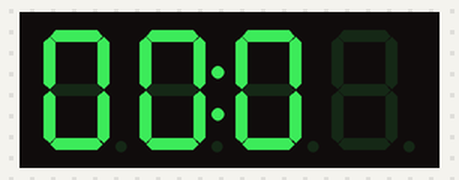
Bench run of a program on a simulated Raspberry Pi (wiringPi pin numbers). Shown: 4-digit seven-segment display. Pin numbers are wiringPi numbers; library files of the repository ran but are not shown: __init__.py; what the program prints to the terminal is not drawn. At 26.0 s the program stops and its outputs stay as they are.

Above: at 0.1 s.
At 3.1 s:
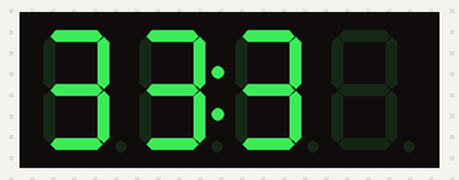
At 6.1 s:
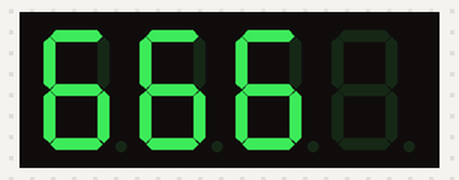
At 12.1 s:
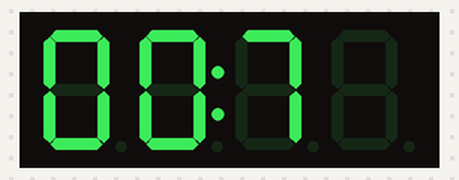
At 17.1 s:
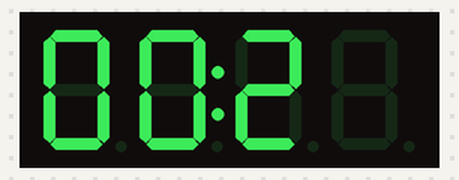
At 24.1 s:
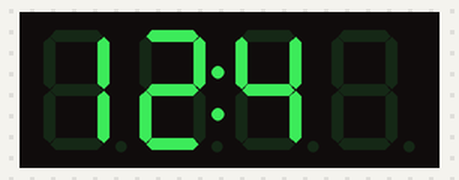

Measured:
- what the display in image 1 shows lasts 1.0 s, from 3.0 s to 4.0 s
- what the display in image 5 shows lasts 2.0 s, from 24.0 s to 26.0 s

The program:

sample_06_7seg.py
```python
#!/usr/bin/env python
# -*- coding: utf-8 -*-
import time
from package_parts import ht16k33_7seg

# -- 変数 -- #
address = ht16k33_7seg.HT16K33_DEFAULT_ADDRESS


def main():
    """HT16K33　7seg動作確認用メイン処理"""
    fd = ht16k33_7seg.init(address)

    # 全桁を 0 から 9 へカウントアップ
    for i in range(10):
        c = str(i)  # write_digit()関数には数字を渡す
        for pos in range(4):  # 桁はposで指定
            ht16k33_7seg.write_digit(fd, pos, c)  # 各桁の値を更新
        time.sleep(1)

    # 10からカウントダウン
    data = [0x00, 0x00, 0x00, 0x00]  # 4桁分のデータを用意して更新もできる
    start_num = 10
    for i in list(reversed(range(start_num))):  # カウントダウン用数字の生成
        n = '{0:04d}'.format(i)  # 0も表示する4桁の数字を作成
        for index, c in enumerate(list(n)):
            data[index] = ht16k33_7seg.get_font(c)  # 数字を7セグメントLED用の数値へ変換
        ht16k33_7seg.update(fd, data)  # 4桁を同時に更新
        time.sleep(1)

    # ドット表示の確認
    for pos in range(4):  # 桁はposで指定
        ht16k33_7seg.turn_on_dot_at_pos(fd, pos)  # ドットはturn_on_dot_at_pos()関数を使う
        time.sleep(1)

    # ドットつき文字
    data[0] = ht16k33_7seg.get_font('1')
    data[1] = ht16k33_7seg.get_font('2')
    data[2] = ht16k33_7seg.get_font('3') | ht16k33_7seg.SEVEN_SEG_PERIOD  # ここだけドットがつく
    data[3] = ht16k33_7seg.get_font('4')
    ht16k33_7seg.update(fd, data)  # 4桁を同時に更新
    time.sleep(2)

    # クリア
    data = ht16k33_7seg.clear(fd)
    ht16k33_7seg.update(fd, data)


if __name__ == '__main__':
    main()
```

ht16k33_7seg.py
```python
#
# -*- coding: utf-8 -*-
import wiringpi

# -- 定数 -- #
# HT16K33コマンド用
CMD_DATA = 0x00
CMD_SYS_SET = 0x20
CMD_BLINK = 0x80
CMD_BRIGHTNESS = 0xE0
CMD_OSCILLATOR_ON = (CMD_SYS_SET | 0x01)
CMD_OSCILLATOR_OFF = (CMD_SYS_SET | 0x00)

# HT16K33アドレス
HT16K33_DEFAULT_ADDRESS = 0x70

# 点滅の指定用
HT16K33_BLINK_DISPLAY_ON = 0x01
HT16K33_BLINK_RATE_OFF = 0x00
HT16K33_BLINK_RATE_2HZ = 0x02
HT16K33_BLINK_RATE_1HZ = 0x04
HT16K33_BLINK_RATE_HALF_HZ = 0x06

# 7seg用
SEVEN_SEG_PERIOD = 0x80
DIGIT_ADDRESS = [0x00, 0x02, 0x04, 0x06]

SEVEN_SEG_FONT = {
    '0': 0x3F,  # 0x01, 0x02, 0x04, 0x08, 0x10, 0x20, ----, ----
    '1': 0x06,  # ----, 0x02, 0x04, ----, ----, ----, ----, ----
    '2': 0x5B,  # 0x01, 0x02, ----, 0x08, 0x10, ----, 0x40, ----
    '3': 0x4F,  # 0x01, 0x02, 0x04, 0x08, ----, ----, 0x40, ----
    '4': 0x66,  # ----, 0x02, 0x04, ----, ----, 0x20, 0x40, ----
    '5': 0x6d,  # 0x01, ----, 0x04, 0x08, ----, 0x20, 0x40, ----
    '6': 0x7d,  # 0x01, ----, 0x04, 0x08, 0x10, 0x20, 0x40, ----
    '7': 0x07,  # 0x01, 0x02, 0x04, ----, ----, ----, ----, ----
    '8': 0x7F,  # 0x01, 0x02, 0x04, 0x08, 0x10, 0x20, 0x40, ----
    '9': 0x6F,  # 0x01, 0x02, 0x04, 0x08, ----, 0x20, 0x40, ----
}

# -- 変数 -- #
address = HT16K33_DEFAULT_ADDRESS
app_display_on = HT16K33_BLINK_DISPLAY_ON  # 1:on, 0: off
app_blink_rate = HT16K33_BLINK_RATE_OFF  # 0:Blink off, 2:2Hz, 4:1Hz, 6:0.5Hz
app_brightness = 0x0F  # brightness (0x00 - 0x0F)


def ht_cmd(fd, cmd, argv):
    """HT16K33へのコマンド実行"""
    ret = wiringpi.wiringPiI2CWrite(fd, cmd | argv)


def init(address):
    """HT16K33初期化処理"""
    # wiringpi.wiringPiSetup() は __init__.pyで実行済み
    fd = wiringpi.wiringPiI2CSetup(address)
    if fd == -1:
        print('wiringPiI2CSetup error')
        return -1
    set_ocillator(fd, True)
    set_display(fd, app_display_on, app_blink_rate)
    set_brightness(fd, app_brightness)
    clear(fd)
    return fd


def set_brightness(fd, brightness=0x0F):
    """HT16K33　明るさ設定"""
    brightness = int(brightness) % 0x10
    ht_cmd(fd, CMD_BRIGHTNESS | brightness, 0)


def set_display(fd, display_on=1, blink_rate=0x00):
    """HT16K33　表宇設定"""
    argv = blink_rate | display_on
    ht_cmd(fd, CMD_BLINK, argv)


def set_ocillator(fd, on=True):
    """HT16K33　オシレーター設定"""
    if on:
        ht_cmd(fd, CMD_OSCILLATOR_ON, 0)
    else:
        ht_cmd(fd, CMD_OSCILLATOR_OFF, 0)


def update(fd, data):
    """HT16K33　7seg表示更新"""
    for index, r in enumerate(DIGIT_ADDRESS):
        wiringpi.wiringPiI2CWriteReg8(fd, r, data[index])


def clear(fd):
    """HT16K33　LEDマトリクス表示用データクリア"""
    print('clear----')
    return [0x00, 0x00, 0x00, 0x00]


def get_font(c):
    """数字表示に対応する数値の取得"""
    return SEVEN_SEG_FONT.get(c)


def write_digit(fd, pos, c=None):
    """数字の表示"""
    value = get_font(c)
    pos = DIGIT_ADDRESS[pos]
    wiringpi.wiringPiI2CWriteReg8(fd, pos, value)


def turn_on_dot_at_pos(fd, pos=0):
    """posで指定された桁のドット表示"""
    pos = DIGIT_ADDRESS[pos]
    wiringpi.wiringPiI2CWriteReg8(fd, pos, SEVEN_SEG_PERIOD)
```
